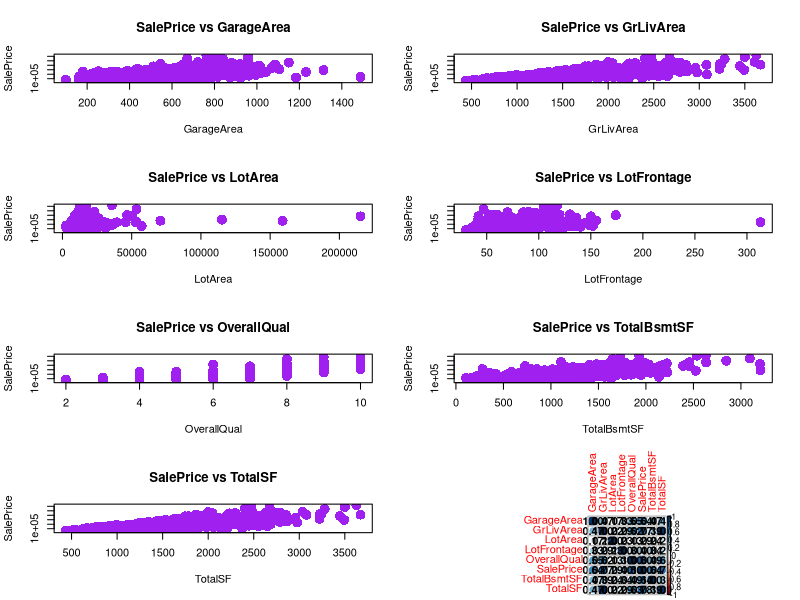
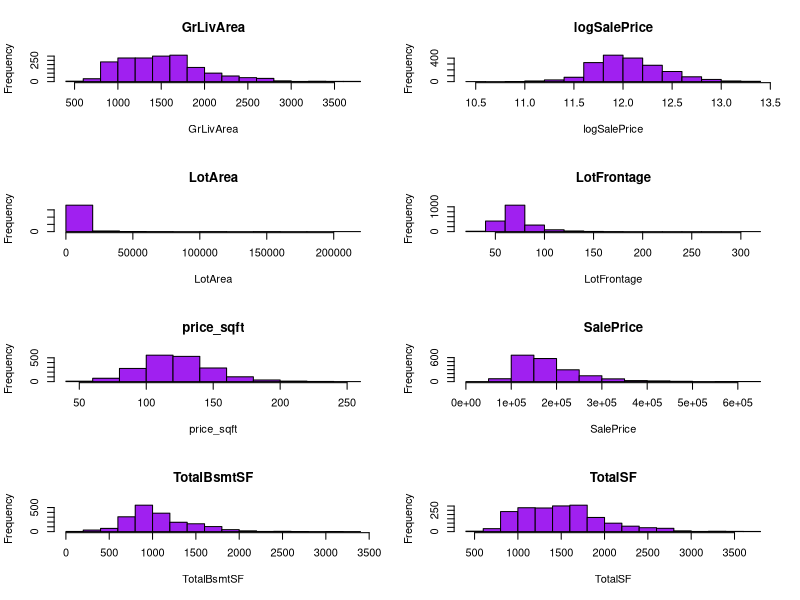
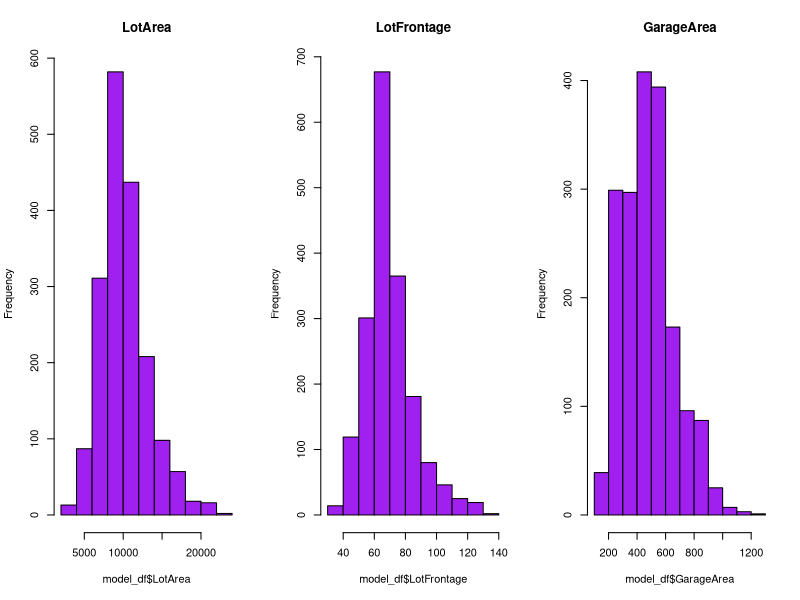
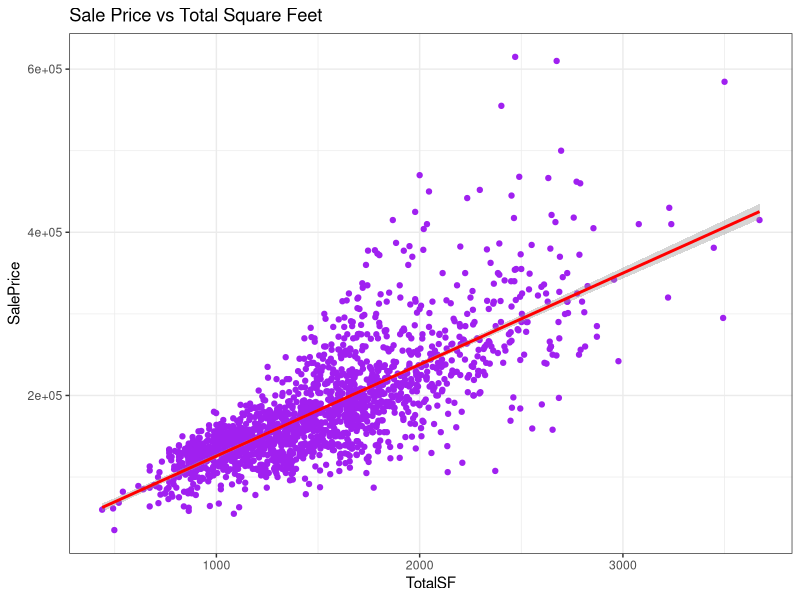
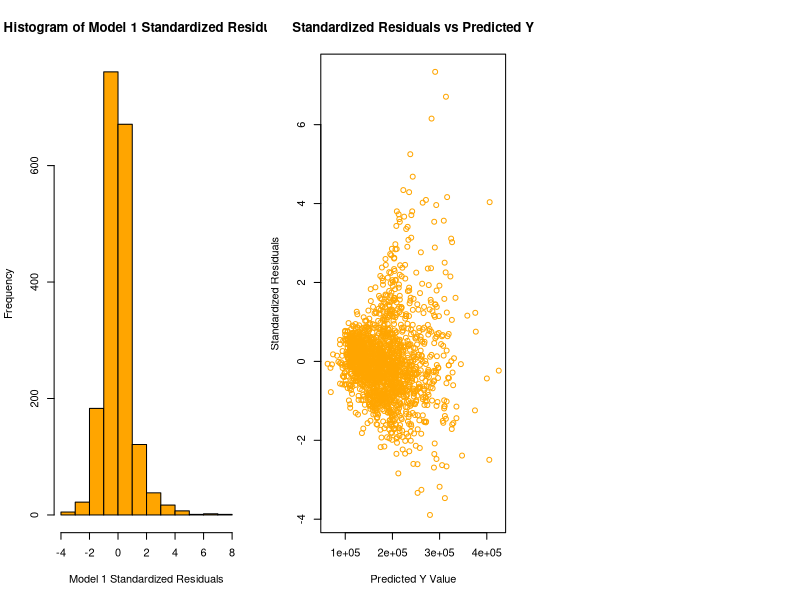
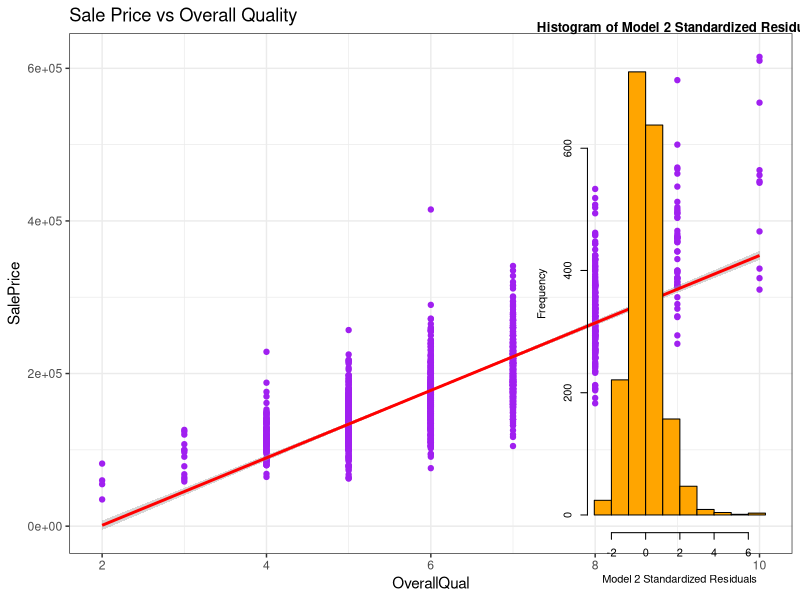
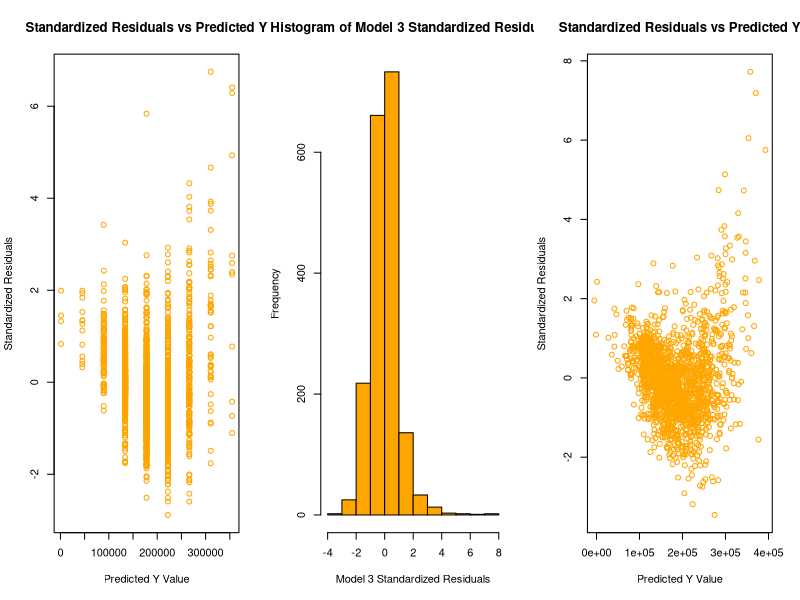
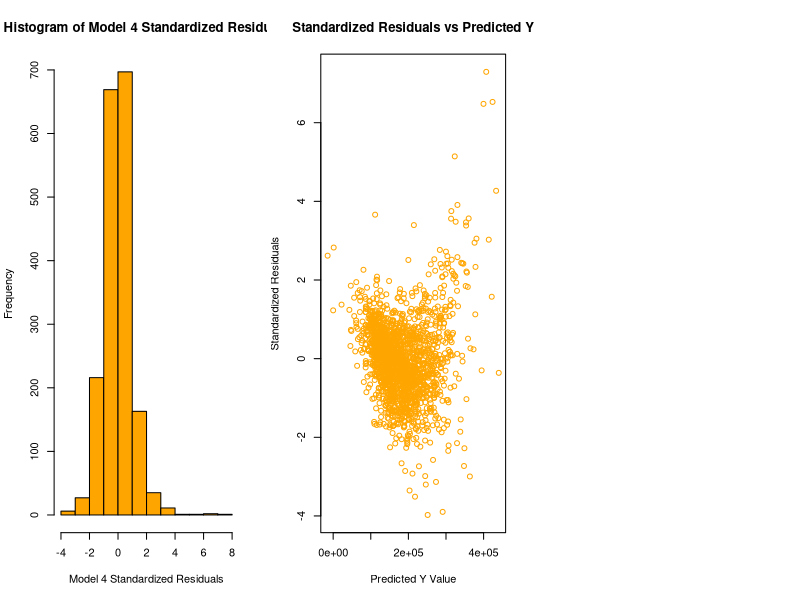

Source code (R) for these figures, in order:
## ---- chunk 1
knitr::opts_chunk$set(echo = FALSE, warning = FALSE, message = FALSE)
## ---- chunk 2
library(readr)
library(tidyr)
library(dplyr)
library(ggplot2)
library(purrr)
## ---- chunk 3
# Load the dataset
ames_df <-
  read_csv("ames_housing_data.csv",
           col_types = list("PoolQC" = col_character()))

# Create some additional columns
ames_df$TotalSF <- ames_df$FirstFlrSF + ames_df$SecondFlrSF
ames_df$logSalePrice <- log(ames_df$SalePrice)
ames_df$price_sqft <- ames_df$SalePrice / ames_df$TotalSF
ames_df$TotalBsmtSF <- ames_df$BsmtFinSF1 + ames_df$BsmtFinSF2 + ames_df$BsmtUnfSF
## ---- chunk 4
# Subset the data; drop-out waterfall and 20 variables for EDA
subset_df <- ames_df %>%
  filter(
    Zoning %in% c("RH", "RL", "RP", "RM", "FV"),
    BldgType == "1Fam",
    SaleCondition == "Normal",
    GrLivArea < 4000
  )

# Drop Condition waterfall
knitr::kable(
  tibble(
    `Drop Condition` = c(
      "Non-Residential Zoning",
      "Multi-Family Homes",
      "Non-Normal Sale Conditions",
      "Recommended Exclusions"
    ),
    `Observations Dropped` = c(29, 502, 411, 1),
    `Remaining Observations` = c(2901, 2399, 1988, 1987)
  )
)
## ---- chunk 5
# Create model df of only continuous varibles per instructions
model_df <- subset_df %>%
  select(
    SalePrice,
    logSalePrice,
    LotFrontage,
    LotArea,
    MasVnrArea,
    BsmtFinSF1,
    BsmtFinSF2,
    BsmtUnfSF,
    FirstFlrSF,
    SecondFlrSF,
    LowQualFinSF,
    GrLivArea,
    GarageArea,
    WoodDeckSF,
    OpenPorchSF,
    ThreeSsnPorch,
    ScreenPorch,
    PoolArea,
    MiscVal,
    TotalSF,
    price_sqft,
    OverallQual,
    TotalBsmtSF
  )
## ---- chunk 6
# Summary table of numeric variables
myfunct1 <- function(x) {
  c(
    "SD" = round(sd(x, na.rm = TRUE), digits = 0),
    "Mean" = round(mean(x, na.rm = TRUE), digits = 2),
    "Med" = round(median(x ,na.rm = TRUE), digits = 0),
    "Min" = round(min(x, na.rm = TRUE), digits = 0),
    "Max" = round(max(x, na.rm = TRUE), digits = 0)
  )
}

summary_numeric_df <- model_df %>%
  map( ~ myfunct1(.)) %>%
  as.data.frame()

row_names <- row.names(summary_numeric_df)

summary_numeric_df <- cbind(summary_numeric_df, row_names) %>%
  gather(key = key, value = value,-row_names) %>%
  spread(key = row_names, value = value)

knitr::kable(summary_numeric_df)
## ---- chunk 7
## Summary table of numeric variables
myfunct2 <- function(x) {
  c(
    "NA Observations" = round(sum(is.na(x)))
    #"Zero Obs" = round(sum(if_else(x == 0, 1, 0)))
  )
}

na_df <- model_df %>%
  map( ~ myfunct2(.)) %>%
  as.data.frame()

row_names <- row.names(na_df)

na_df <- cbind(na_df, row_names) %>%
  gather(key = key, value = value,-row_names) %>%
  spread(key = row_names, value = value)

na_df %>%
  mutate(Variable = key) %>%
  select(Variable, `NA Observations`) %>%
  filter(`NA Observations` > 0) %>%
  knitr::kable()
## ---- chunk 8
model_df <- model_df %>%
  mutate(
    LotFrontage = replace_na(LotFrontage, median(LotFrontage, na.rm = TRUE)),
    MasVnrArea = replace_na(MasVnrArea, 0)
  )
## ---- chunk 9
## Summary table of numeric variables
myfunct3 <- function(x) {
  c("Zero Obs" = round(sum(if_else(x == 0, 1, 0))))
}

zero_df <- model_df %>%
  map(~ myfunct3(.)) %>%
  as.data.frame()

row_names <- row.names(zero_df)

zero_df <- cbind(zero_df, row_names) %>%
  gather(key = key, value = value, -row_names) %>%
  spread(key = row_names, value = value)

zero_df %>%
  mutate(
    "Zero Obs Percent" = scales::percent(`Zero Obs` / nrow(model_df), accuracy = 3L),
    Variable = key
  ) %>%
  select(Variable, `Zero Obs`, `Zero Obs Percent`) %>%
  knitr::kable()
## ---- chunk 10
model_df <- model_df %>%
  select(
    GarageArea,
    GrLivArea,
    logSalePrice,
    LotArea,
    LotFrontage,
    OverallQual,
    price_sqft,
    SalePrice,
    TotalBsmtSF,
    TotalSF
  )

vars_tbl <- tibble("Variable" = names(model_df))
knitr::kable(vars_tbl)
## ---- chunk 11
model_df <- model_df %>%
  filter(TotalBsmtSF > 0 & GarageArea >0)
## ---- chunk 12
par(mfrow = c(4, 2))


sub_df <- model_df %>%
  select(
    SalePrice,
    GarageArea,
    GrLivArea,
    LotArea,
    LotFrontage,
    OverallQual,
    TotalBsmtSF,
    TotalSF
  )

for (i in 2:length(sub_df)) {
  plot(
    x = sub_df[[i]],
    y = sub_df[[1]],
    main = paste(names(sub_df[, 1]), "vs", names(sub_df[, i])),
    xlab = names(sub_df[, i]),
    ylab = names(sub_df[, 1]),
    col = "purple",
    pch = 16,
    cex = 2
  )
}
## ---- chunk 13
model_df %>%
  select(-logSalePrice, -price_sqft) %>%
  cor() %>%
  corrplot::corrplot(addCoef.col = TRUE)
## ---- chunk 14
# Extreme Outliers for 3 variables
LotAreaOutliers <- boxplot.stats(model_df$LotArea, coef = 3.0)$out
LotFrontageOutliers <- boxplot.stats(model_df$LotFrontage, coef = 3.0)$out
GarageAreaOutliers <- boxplot.stats(model_df$GarageArea, coef = 3.0)$out
## ---- chunk 15
par(mfrow = c(4,2))

# Histograms for all continous variables
hist_df <- model_df %>% select(-OverallQual)

for (i in 2:length(hist_df)) {
  hist(
    x = hist_df[[i]],
    main = names(hist_df[, i]),
    xlab = names(hist_df[, i]),
    col = "purple",
  )
}
## ---- chunk 16
# Filter the extreme outliers
model_df <- model_df %>%
  filter(
    !LotArea %in% LotAreaOutliers,!LotFrontage %in% LotFrontageOutliers,!GarageArea %in% GarageAreaOutliers
  )
## ---- chunk 17
# Graph the new variables with outliers removed
par(mfrow = c(1, 3))

hist(model_df$LotArea, col = "purple", main = "LotArea")
hist(model_df$LotFrontage, col = "purple", main = "LotFrontage")
hist(model_df$GarageArea, col = "purple", main = "GarageArea")
## ---- chunk 18
model_df %>%
  ggplot(aes(x = TotalSF, y = SalePrice)) +
  geom_point(color = "purple") +
  geom_smooth(formula = y ~ x, method = "lm", color = "red") +
  ggtitle("Sale Price vs Total Square Feet") +
  theme_bw()
## ---- chunk 19
model_1 <- lm(model_df$SalePrice ~ model_df$TotalSF)
summary(model_1)
## ---- chunk 20
#Critical t-statistic
#t(0.975, 1829)
## ---- chunk 21
anova(model_1)
## ---- chunk 22
# Write ANOVA results to dataframe
anova_1 <- anova(model_1)

# Extract SSY & SSE
SSY <- sum(anova_1$`Sum Sq`)
SSE <- anova_1$`Sum Sq`[2]

# Define k & n
k <- 1
n <- nrow(model_df)

# Calculate numerator and denominator
numerator_f <- (SSY - SSE) / k
denominator_f <-  SSE / (n - k - 1)

# Calculate F
F <- round(numerator_f / denominator_f)

# Output
print(paste("The F-statistic =", F))
## ---- chunk 23
# Calculate Residuals
model_1_pred <- predict(model_1, model_df)
model_1_resid <- model_df$SalePrice - model_1_pred
mean_resid <- mean(model_1_resid)
std_resid <- sd(model_1_resid)
model_1_std_resid <- (model_1_resid - mean_resid) / std_resid

# Histogram of Standardized Residuals
hist(model_1_std_resid,
     main = "Histogram of Model 1 Standardized Residuals",
     xlab = "Model 1 Standardized Residuals",
     col = "orange")
## ---- chunk 24
# Scatterplot
plot(
  model_1_pred,
  model_1_std_resid,
  col = "orange",
  main = "Standardized Residuals vs Predicted Y",
  xlab = "Predicted Y Value",
  ylab = "Standardized Residuals"
)
## ---- chunk 25
model_df %>%
  ggplot(aes(x = OverallQual, y = SalePrice)) +
  geom_point(color = "purple") +
  geom_smooth(formula = y ~ x, method = "lm", color = "red") +
  ggtitle("Sale Price vs Overall Quality") +
  theme_bw()
## ---- chunk 26
model_2 <- lm(model_df$SalePrice ~ model_df$OverallQual)
summary(model_2)
## ---- chunk 27
anova(model_2)
## ---- chunk 28
# Write ANOVA results to dataframe
anova_2 <- anova(model_2)

# Extract SSY & SSE
SSY <- sum(anova_2$`Sum Sq`)
SSE <- anova_2$`Sum Sq`[2]

# Define k & n
k <- 1
n <- nrow(model_df)

# Calculate numerator and denominator
numerator_f <- (SSY - SSE) / k
denominator_f <-  SSE / (n - k - 1)

# Calculate F
F <- round(numerator_f / denominator_f)

# Output
print(paste("The F-statistic =", F))
## ---- chunk 29
# Calculate Residuals
model_2_pred <- predict(model_2, model_df)
model_2_resid <- model_df$SalePrice - model_2_pred
mean_resid <- mean(model_2_resid)
std_resid <- sd(model_2_resid)
model_2_std_resid <- (model_2_resid - mean_resid) / std_resid

# Histogram of Standardized Residuals
hist(model_2_std_resid,
     main = "Histogram of Model 2 Standardized Residuals",
     xlab = "Model 2 Standardized Residuals",
     col = "orange")
## ---- chunk 30
# Scatterplot
plot(
  model_2_pred,
  model_2_std_resid,
  col = "orange",
  main = "Standardized Residuals vs Predicted Y",
  xlab = "Predicted Y Value",
  ylab = "Standardized Residuals"
)
## ---- chunk 31
model_3 <- lm(model_df$SalePrice ~ model_df$TotalSF + model_df$OverallQual)
summary(model_3)
## ---- chunk 32
anova(model_3)
## ---- chunk 33
# Write ANOVA results to dataframe
anova_3 <- anova(model_3)

# Extract SSY & SSE
SSY <- sum(anova_3$`Sum Sq`)
SSE <- anova_3$`Sum Sq`[3]

# Define k & n
k <- 2
n <- nrow(model_df)

# Calculate numerator and denominator
numerator_f <- (SSY - SSE) / k
denominator_f <-  SSE / (n - k - 1)

# Calculate F
F <- round(numerator_f / denominator_f)

# Output
print(paste("The F-statistic =", F))
## ---- chunk 34
# Calculate Residuals
model_3_pred <- predict(model_3, model_df)
model_3_resid <- model_df$SalePrice - model_3_pred
mean_resid <- mean(model_3_resid)
std_resid <- sd(model_3_resid)
model_3_std_resid <- (model_3_resid - mean_resid) / std_resid

# Histogram of Standardized Residuals
hist(model_3_std_resid,
     main = "Histogram of Model 3 Standardized Residuals",
     xlab = "Model 3 Standardized Residuals",
     col = "orange")
## ---- chunk 35
# Scatterplot
plot(
  model_3_pred,
  model_3_std_resid,
  col = "orange",
  main = "Standardized Residuals vs Predicted Y",
  xlab = "Predicted Y Value",
  ylab = "Standardized Residuals"
)
## ---- chunk 36
model_4 <- lm(model_df$SalePrice ~ model_df$TotalSF + model_df$OverallQual + model_df$TotalBsmtSF)
summary(model_4)
## ---- chunk 37
anova(model_4)
## ---- chunk 38
# Write ANOVA results to dataframe
anova_4 <- anova(model_4)

# Extract SSY & SSE
SSY <- sum(anova_4$`Sum Sq`)
SSE <- anova_4$`Sum Sq`[4]

# Define k & n
k <- 3
n <- nrow(model_df)

# Calculate numerator and denominator
numerator_f <- (SSY - SSE) / k
denominator_f <-  SSE / (n - k - 1)

# Calculate F
F <- round(numerator_f / denominator_f)

# Output
print(paste("The F-statistic =", F))
## ---- chunk 39
# Calculate Residuals
model_4_pred <- predict(model_4, model_df)
model_4_resid <- model_df$SalePrice - model_4_pred
mean_resid <- mean(model_4_resid)
std_resid <- sd(model_4_resid)
model_4_std_resid <- (model_4_resid - mean_resid) / std_resid

# Histogram of Standardized Residuals
hist(model_4_std_resid,
     main = "Histogram of Model 4 Standardized Residuals",
     xlab = "Model 4 Standardized Residuals",
     col = "orange")
## ---- chunk 40
# Scatterplot
plot(
  model_4_pred,
  model_4_std_resid,
  col = "orange",
  main = "Standardized Residuals vs Predicted Y",
  xlab = "Predicted Y Value",
  ylab = "Standardized Residuals"
)
## ---- chunk 41
# Model 1
mod_1_log <- lm(model_df$logSalePrice ~ model_df$TotalSF)
mod_1_log_summary <- summary(mod_1_log)
anova_mod1_log <- anova(mod_1_log)
mod_1_log_rmse <- sqrt(mean(mod_1_log$residuals ^ 2))

# Model 3
mod_3_log <-
  lm(model_df$logSalePrice ~ model_df$TotalSF + model_df$OverallQual)
mod_3_log_summary <- summary(mod_3_log)
anova_mod3_log <- anova(mod_3_log)
mod_3_log_rmse <- sqrt(mean(mod_3_log$residuals ^ 2))

# Model 4
mod_4_log <-
  lm(
    model_df$logSalePrice ~ model_df$TotalSF + model_df$OverallQual + model_df$TotalBsmtSF
  )
mod_4_log_summary <- summary(mod_4_log)
anova_mod4_log <- anova(mod_4_log)
mod_4_log_rmse <- sqrt(mean(mod_4_log$residuals ^ 2))

# Summary Table
summary_df <- tibble(
  "Model" = c(1, 3, 4),
  "Adjusted R-Squared" = c(
    mod_1_log_summary$adj.r.squared,
    mod_3_log_summary$adj.r.squared,
    mod_4_log_summary$adj.r.squared
  ),
  "RMSE" = c(mod_1_log_rmse, mod_3_log_rmse, mod_4_log_rmse)
)

# Output
knitr::kable(summary_df)
## ---- chunk 42
par(mfrow = c(2,2))
plot(model_4)
## ---- chunk 43
model_5 <-
  lm(
    model_df$SalePrice ~ model_df$TotalSF + model_df$OverallQual + model_df$TotalBsmtSF + model_df$GarageArea + model_df$LotArea + model_df$LotFrontage
  )
summary(model_5)
## ---- chunk 44
anova(model_5)
## ---- chunk 45
# Write ANOVA results to dataframe
anova_5 <- anova(model_5)

# Extract SSY & SSE
SSY <- sum(anova_5$`Sum Sq`)
SSE <- anova_5$`Sum Sq`[7]

# Define k & n
k <- 6
n <- nrow(model_df)

# Calculate numerator and denominator
numerator_f <- (SSY - SSE) / k
denominator_f <-  SSE / (n - k - 1)

# Calculate F
F <- round(numerator_f / denominator_f)

# Output
print(paste("The F-statistic =", F))
## ---- chunk 46
# Calculate Residuals
model_5_pred <- predict(model_5, model_df)
model_5_resid <- model_df$SalePrice - model_5_pred
mean_resid <- mean(model_5_resid)
std_resid <- sd(model_5_resid)
model_5_std_resid <- (model_5_resid - mean_resid) / std_resid

# Histogram of Standardized Residuals
hist(model_5_std_resid,
     main = "Histogram of Model 5 Standardized Residuals",
     xlab = "Model 5 Standardized Residuals",
     col = "orange")
## ---- chunk 47
# Scatterplot
plot(
  model_5_pred,
  model_5_std_resid,
  col = "orange",
  main = "Standardized Residuals vs Predicted Y",
  xlab = "Predicted Y Value",
  ylab = "Standardized Residuals"
)
